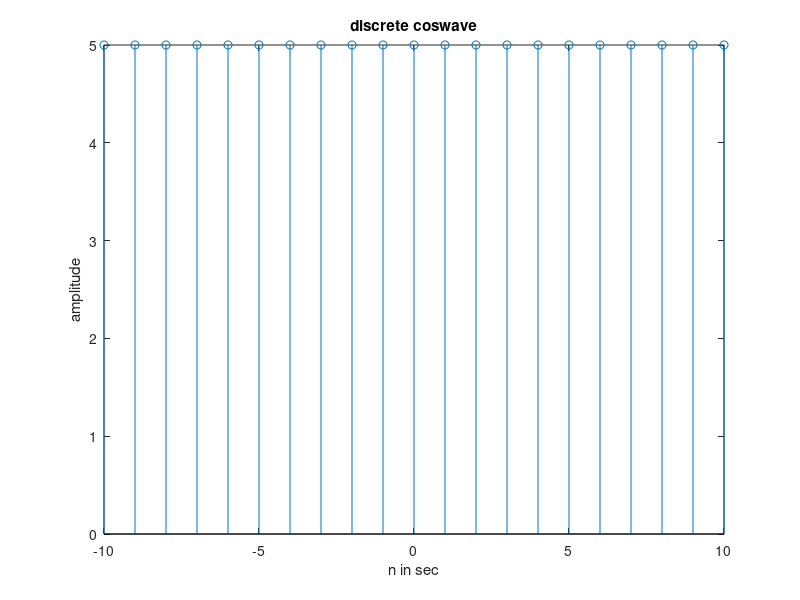

Write MATLAB code to recreate this figure.
clc
clear all;
close all;
A=input('enter the value of A');
f=input('enter the value of f');
n=-10:10;
w=2*pi*f;
x=A.*cos(w.*n);
stem(n,x);
xlabel('n in sec');
ylabel('amplitude');
title('discrete coswave');